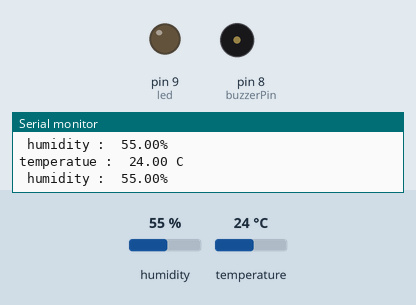
Simulated run of this sketch. Board: Arduino Uno, built with avr-gcc and run on an emulated ATmega328P. Parts: output pins drawn as LEDs (lit = HIGH), buzzer (waves = sounding, pin HIGH), the last lines printed to the serial monitor. The test bench sets the inputs (shaded band); at power-on: temperature 24 °C, humidity 55 %.

Above: at 4.8 s.
4.9 s: temperature set to 31 °C
7.9 s: temperature set to 34 °C
At 8.8 s:
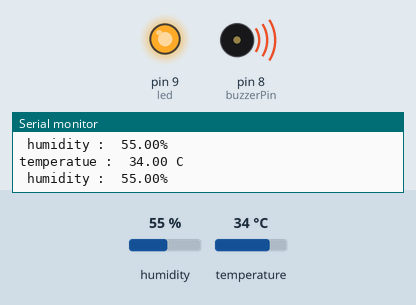
Timing chart, 0 to 10.9 s (numbered marks = the images above; inputs shaded):
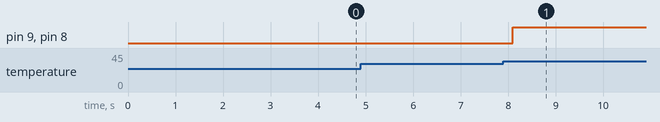

The sketch:

smartWitherMonitor.ino
```cpp
#include"DHT.h"

DHT dht( 2 , DHT11);
int buzzerPin = 8;
int led = 9 ;
float temp ;
float humidity;
void setup()
{
  dht.begin() ;
  Serial.begin (9600) ;
  pinMode ( buzzerPin , OUTPUT) ;
  pinMode ( led , OUTPUT) ;

}

void loop()
{
  delay ( 2000 ) ;
 temp = dht.readTemperature() ;
 humidity = dht.readHumidity() ;
 Serial.print ("temperatue :  ") ;
 Serial.print ( temp) ;
 Serial.println ( " C ") ;
 if ( temp > 32 )
 {
   digitalWrite( buzzerPin , HIGH) ;
   digitalWrite( led , HIGH) ;

 }
 Serial.print (" humidity :  " ) ;
 Serial.print ( humidity) ;
 Serial.println ( "%") ;
}
```

Measured:
- the behaviour switches between 32 and 33 °C on temperature (found by bisection; images 0 and 1)
- after the input at 7.9 s, pin 9 (led), pin 8 (buzzerPin): LOW → HIGH after 0.20 s
